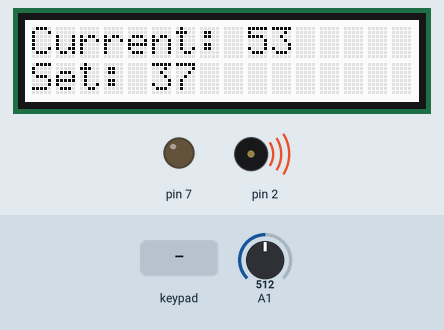
This sketch was run on a simulated Arduino Uno, built with avr-gcc and run on an emulated ATmega328P. On the bench: 16×2 character LCD, output pins drawn as LEDs (lit = HIGH), buzzer (waves = sounding). The test bench sets the inputs (shaded band); at power-on: A1 = 512. What the sketch prints to the serial monitor is not drawn.

Above: at 1.2 s.
1.3 s: key 'R' pressed
At 1.5 s:
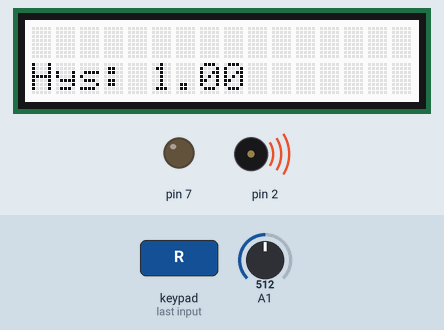
3.1 s: key 'U' pressed
At 3.22 s:
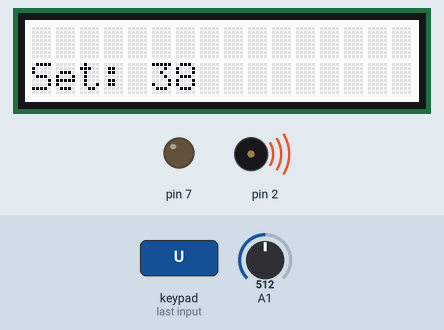
4.9 s: A1 set to 457
At 6.1 s:
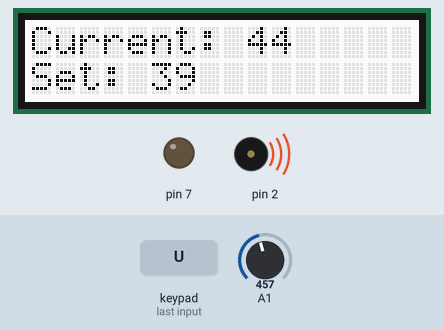
7.9 s: A1 set to 436
At 8.7 s:
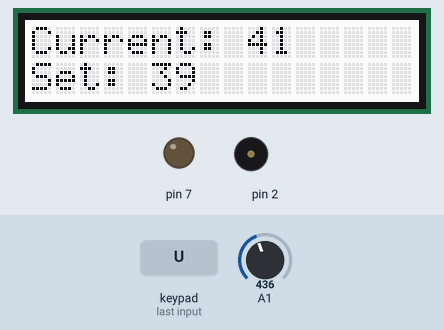
9.5 s: A1 set to 408
At 10.4 s:
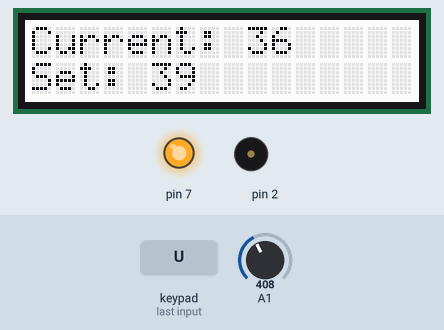
11.1 s: key 'L' pressed
At 11.27 s:
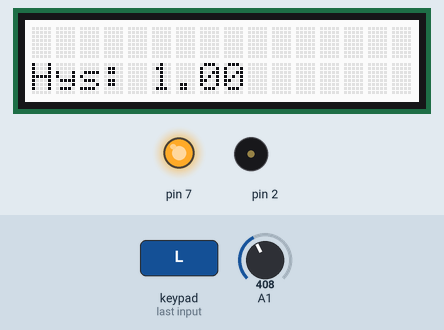
Timing chart, 0 to 13.9 s (numbered marks = the images above; inputs shaded):
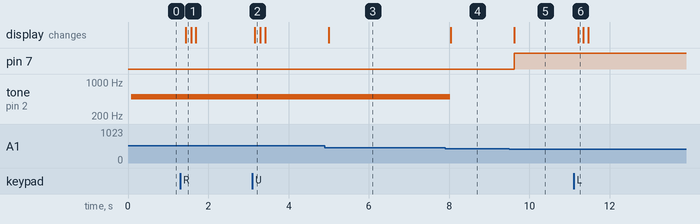

Measured:
- the behaviour switches between 449 and 448 on A1 (found by bisection; images 3 and 4)
- the behaviour switches between 418 and 417 on A1 (found by bisection; images 4 and 5)
- after the input at 1.3 s, the display: changes after 0.14 s (image 1)
- after the input at 3.1 s, the display: changes after 0.06 s (image 2)
- after the input at 4.9 s, the display: changes after 0.10 s (image 3)
- after the input at 7.9 s, tone on pin 2: 500 Hz → silent after 0.13 s; the display: changes after 0.14 s (image 4)
- after the input at 9.5 s, pin 7: LOW → HIGH after 0.12 s; the display: changes after 0.12 s (image 5)
- after the input at 11.1 s, the display: changes after 0.11 s (image 6)

The sketch:

Lab_3.ino
```cpp
#include <Wire.h>
#include <Adafruit_RGBLCDShield.h>
#include <utility/Adafruit_MCP23017.h>

Adafruit_RGBLCDShield lcd = Adafruit_RGBLCDShield();

#define RED 0x1
#define YELLOW 0x3
#define GREEN 0x2
#define TEAL 0x6
#define BLUE 0x4
#define VIOLET 0x5
#define WHITE 0x7

int val;
int setTemp = 37;       //default temperature of the incubator
float hys = 0.5;        //default hysteresis of the incubator
uint8_t buttons;

void setup() {          //setup code; set pin 7 (controls the circuit) and pin 2 (controls the buzzer) as output pins
  Serial.begin(9600);
  lcd.begin(16, 2);
  lcd.setBacklight(WHITE);
  pinMode(7, OUTPUT);
  pinMode(2, OUTPUT);
}


void loop() {
  buttons = lcd.readButtons();    //check if the user has pressed a button
  currentTemperature();           //the functions will be explained below
  checkTemp();
  lcd.setCursor(0,1);
  lcd.print("Set: ");
  lcd.print(setTemp);
  if (buttons){
     setTemperature();
     setHysteresis();
  }
  heat();
  delay(100);
}

void currentTemperature(){        //reads the current analogIn and calculates the current temperature
  val = analogRead(1);
  val = 0.1645 * val - 30.7;      //calculated from the calibration with hot water and ice water
  lcd.clear();
  lcd.setCursor(0,0);
  lcd.print("Current: ");
  lcd.print(val);                 //print the result for the current temperature on the LCD screen
}

void setTemperature(){            //allow the user to increment or decrease the temperature in 1 degree Celsius
  if (buttons & BUTTON_DOWN) {    //if the user pressed the down button, decrease the temperature...
    lcd.clear();
    lcd.setCursor(0, 1);
    if (setTemp > 35){            //...only if the set temperature is higher than 35 degrees Celsius
      setTemp--;
      lcd.print("Set: ");
      lcd.print(setTemp);
    }
    else{
      lcd.print("Wrong temp! ");
    }
  }
  else if (buttons & BUTTON_UP) { //if the user pressed the up button, increase the temperature...
    lcd.clear();
    lcd.setCursor(0, 1);
    if (setTemp < 42){            //...only if the set temperature is lower than 42 degrees Celsius
      setTemp++;
      lcd.print("Set: ");
      lcd.print(setTemp);
    }
    else{
      lcd.print("Wrong temp! ");
    }
  }
}

void setHysteresis(){             //allow the user to increase or decrease the hysteresis in 0.5 degree Celsius
  if (buttons & BUTTON_RIGHT) {   //if the user pressed the right button, increase the hysteresis...
    lcd.clear();
    lcd.setCursor(0, 1);
    Serial.println(hys);
    if (setTemp - hys > 35 && setTemp + hys < 42){   //...only if the set temperature +- hysteresis is within 35 and 42 degrees Celsius
      hys = hys + 0.5;
      lcd.print("Hys: ");
      lcd.print(hys);
    }
    else{
      lcd.print("Wrong hysteresis! ");
    }
  }
  else if (buttons & BUTTON_LEFT) { //if the user pressed the left button, decrease the hysteresis...
    lcd.clear();
    lcd.setCursor(0, 1);
    Serial.println(hys);
    if (hys > 0.5){                 //...only if the current hysteresis is larger than 0.5 (prevents zero or negative hysteresis)
      hys = hys - 0.5;
      lcd.print("Hys: ");
      lcd.print(hys);
    }
    else{
      lcd.print("Wrong hysteresis! ");
    }
  }
}

void checkTemp(){                   //if the current temperature is outside the range of 35-42 degrees Celsius, sound the buzzer
  if (val > 42 || val < 35){
    tone(2, 500);
  }
  else{
    noTone(2);
  }
}

void heat(){                        //if the current temperature is lower than the set temperature - hysteresis, set pin 7 to high, relay will turn on the circuit and start heating
  if (val + hys < setTemp){
    digitalWrite(7, HIGH);
  }
  else if (setTemp + hys < val){    //if the current temperature is higher than the set temperature + hysteresis, set pin 7 to low, relay will turn off the circuit and stop heating
    digitalWrite(7, LOW);
  }
}
```
